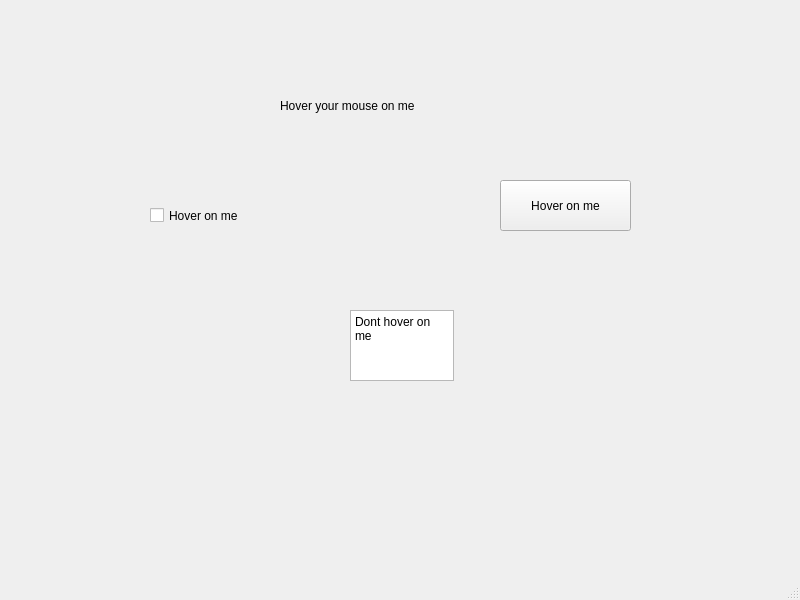
<?xml version="1.0" encoding="UTF-8"?>
<ui version="4.0">
 <class>MainWindow</class>
 <widget class="QMainWindow" name="MainWindow">
  <property name="geometry">
   <rect>
    <x>0</x>
    <y>0</y>
    <width>800</width>
    <height>600</height>
   </rect>
  </property>
  <property name="windowTitle">
   <string>MainWindow</string>
  </property>
  <widget class="QWidget" name="centralwidget">
   <widget class="QPushButton" name="pushButton">
    <property name="geometry">
     <rect>
      <x>500</x>
      <y>180</y>
      <width>131</width>
      <height>51</height>
     </rect>
    </property>
    <property name="text">
     <string>Hover on me</string>
    </property>
   </widget>
   <widget class="QCheckBox" name="checkBox">
    <property name="geometry">
     <rect>
      <x>150</x>
      <y>200</y>
      <width>121</width>
      <height>31</height>
     </rect>
    </property>
    <property name="text">
     <string>Hover on me</string>
    </property>
   </widget>
   <widget class="QTextEdit" name="textEdit">
    <property name="geometry">
     <rect>
      <x>350</x>
      <y>310</y>
      <width>104</width>
      <height>71</height>
     </rect>
    </property>
    <property name="font">
     <font>
      <stylestrategy>PreferDefault</stylestrategy>
     </font>
    </property>
    <property name="tabChangesFocus">
     <bool>false</bool>
    </property>
    <property name="html">
     <string>&lt;!DOCTYPE HTML PUBLIC &quot;-//W3C//DTD HTML 4.0//EN&quot; &quot;http://www.w3.org/TR/REC-html40/strict.dtd&quot;&gt;
&lt;html&gt;&lt;head&gt;&lt;meta name=&quot;qrichtext&quot; content=&quot;1&quot; /&gt;&lt;meta charset=&quot;utf-8&quot; /&gt;&lt;style type=&quot;text/css&quot;&gt;
p, li { white-space: pre-wrap; }
hr { height: 1px; border-width: 0; }
&lt;/style&gt;&lt;/head&gt;&lt;body style=&quot; font-family:'Segoe UI'; font-size:9pt; font-weight:400; font-style:normal;&quot;&gt;
&lt;p style=&quot; margin-top:0px; margin-bottom:0px; margin-left:0px; margin-right:0px; -qt-block-indent:0; text-indent:0px;&quot;&gt;Dont hover on me&lt;/p&gt;&lt;/body&gt;&lt;/html&gt;</string>
    </property>
   </widget>
   <widget class="QLabel" name="label">
    <property name="geometry">
     <rect>
      <x>280</x>
      <y>70</y>
      <width>201</width>
      <height>71</height>
     </rect>
    </property>
    <property name="text">
     <string>Hover your mouse on me</string>
    </property>
   </widget>
  </widget>
  <widget class="QMenuBar" name="menubar">
   <property name="geometry">
    <rect>
     <x>0</x>
     <y>0</y>
     <width>800</width>
     <height>22</height>
    </rect>
   </property>
  </widget>
  <widget class="QStatusBar" name="statusbar"/>
 </widget>
 <resources/>
 <connections/>
</ui>
